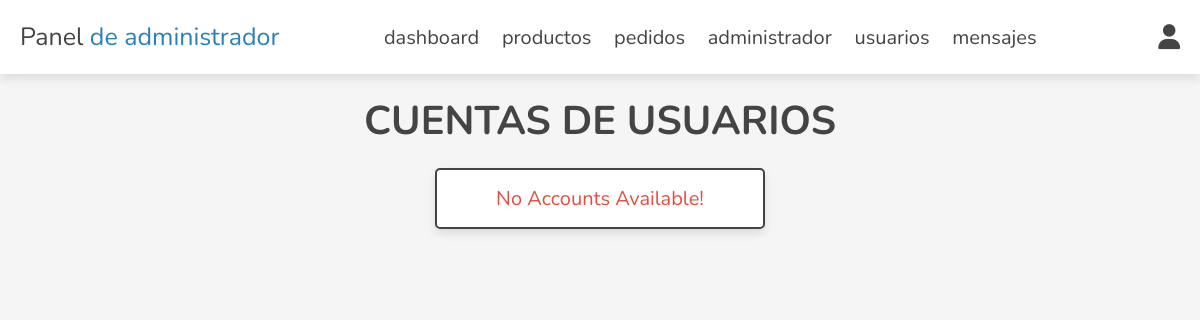
Page /admin/users_accounts.php (signed in) on the earlier database version.
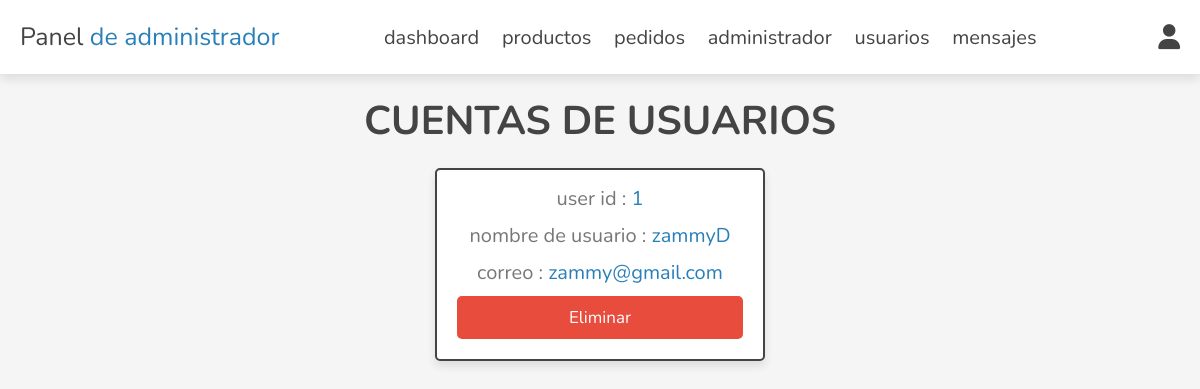
Same page on the later database version.
### tables this page shows
CREATE TABLE `users` (
  `id` int(100) NOT NULL,
  `name` varchar(20) NOT NULL,
  `email` varchar(50) NOT NULL,
  `password` varchar(50) NOT NULL
);

### admin/users_accounts.php (the view, shortened to what this page needs)
<?php
include '../components/connect.php';
?>
<!DOCTYPE html>
<html lang="en">
<head>
   <link rel="stylesheet" href="https://cdnjs.cloudflare.com/ajax/libs/font-awesome/6.1.1/css/all.min.css">
   <link rel="stylesheet" href="../css/admin_style.css">
</head>
<body>
<?php include '../components/admin_header.php'; ?>
<section class="accounts">
   <h1 class="heading">Cuentas de usuarios</h1>
   <div class="box-container">
   <?php
      $select_accounts = $conn->prepare("SELECT * FROM `users`");
      $select_accounts->execute();
      if($select_accounts->rowCount() > 0){
         while($fetch_accounts = $select_accounts->fetch(PDO::FETCH_ASSOC)){
   ?>
   <div class="box">
      <p> user id : <span><?= $fetch_accounts['id']; ?></span> </p>
      <p> nombre de usuario : <span><?= $fetch_accounts['name']; ?></span> </p>
      <p> correo : <span><?= $fetch_accounts['email']; ?></span> </p>
      <a href="users_accounts.php?delete=<?= $fetch_accounts['id']; ?>" onclick="return confirm('delete this account? the user related information will also be delete!')" class="delete-btn">Eliminar</a>
   </div>
   <?php
         }
      }else{
         echo '<p class="empty">no accounts available!</p>';
      }
   ?>
   </div>
</section>
</body>
</html>

Differences in the rows shown:
added users: id "1", name "zammyD", email "zammy@gmail.com"
Other differences:
text no longer shown: "No Accounts Available!"
